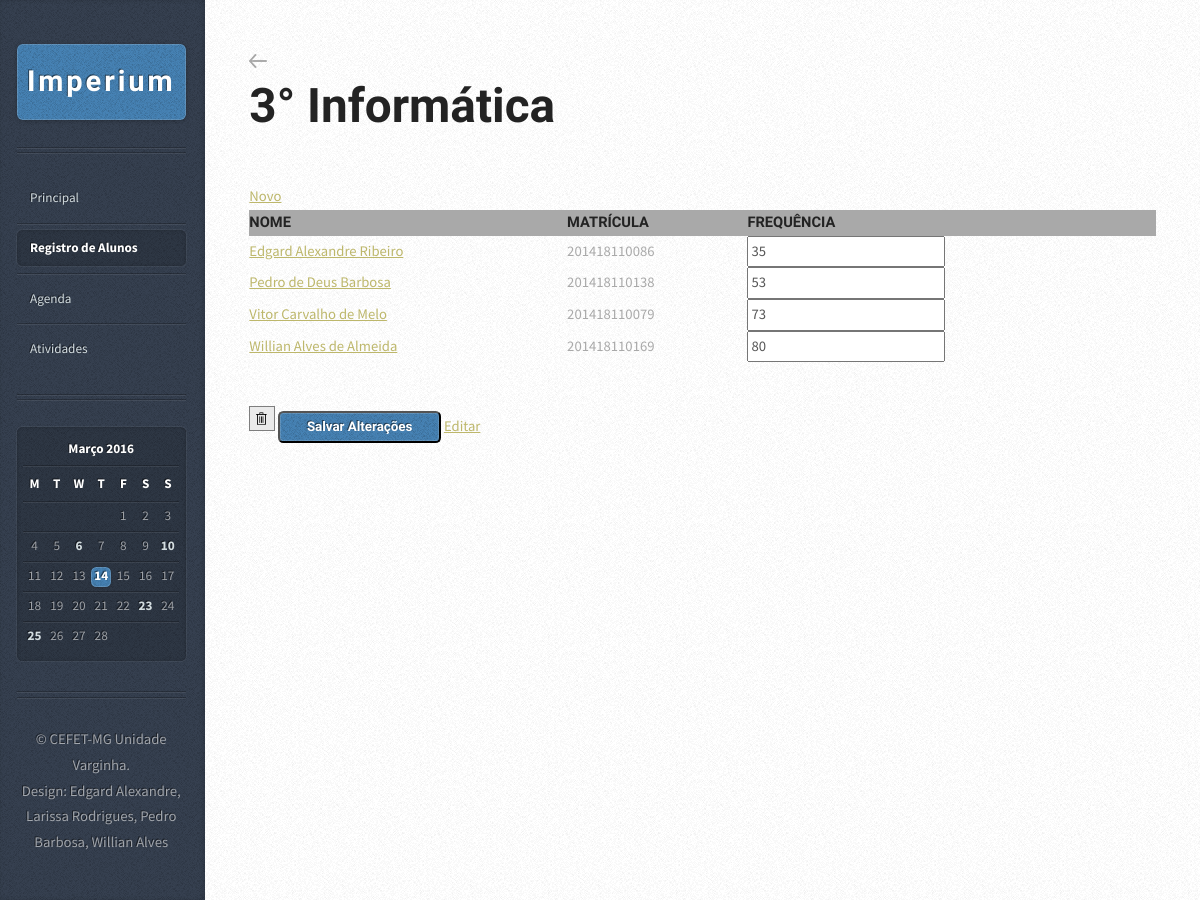
/LPTI-master/alunoLista.php?id=1, run on the app's committed database.
### tables this page shows
CREATE TABLE IF NOT EXISTS `Turma` (
  `idTurma` int(11) NOT NULL AUTO_INCREMENT,
  `nomeTurma` varchar(45) DEFAULT NULL,
  PRIMARY KEY (`idTurma`)
);

CREATE TABLE IF NOT EXISTS `Aluno` (
  `idAluno` int(11) NOT NULL AUTO_INCREMENT,
  `nomeAluno` varchar(45) NOT NULL,
  `matricula` varchar(45) NOT NULL,
  `frequencia` int(11) DEFAULT NULL,
  `idTurmaAluno` int(11) NOT NULL,
  PRIMARY KEY (`idAluno`),
  KEY `idTurmaAluno` (`idTurmaAluno`)
);

### LPTI-master/alunoLista.php (the view, shortened to what this page needs)
<?php
    $PDO = db_connect();
	$aux = $_GET["id"];
    $sql = "SELECT idAluno, nomeAluno, matricula, frequencia FROM Aluno WHERE idTurmaAluno = :idTurma ORDER BY nomeAluno ASC";
	$sql2 = "SELECT idTurma, nomeTurma FROM Turma WHERE idTurma = :idTurma ORDER BY nomeTurma ASC";
    $stmt = $PDO->prepare($sql);
	$stmt2 = $PDO->prepare($sql2);
    $stmt->execute(array(':idTurma' => $aux));
	$stmt2->execute(array(':idTurma' => $aux));
?>
<!DOCTYPE HTML>
<html>
<head>
		<link rel="stylesheet" href="assets/css/mainScreen.css" />
        <link rel="stylesheet" href="assets/css/style.css" />
	</head>
<body>
<div id="content">
    <div class="inner">
        <article class="box post post-excerpt">
            <header>
		<a href = "turmaRegistro.php"><img src = "images/setaVoltar.png"></a><br>
        <h2>
			<?php $Turma = $stmt2->fetch(PDO::FETCH_ASSOC)?>
			<p><?php echo $Turma['nomeTurma']?></p>
		</h2>
            </header>
			<table>
				<tr id="listaAluno">
					<td><h5>NOME</h5></td>
					<td><h5>MATRÍCULA</h5></td>
					<td><h5>FREQUÊNCIA</h5></td>
				</tr>
                <form method="post" action="editFrequencia.php?id=<?php echo $aux ?>">
				 <?php while($Aluno = $stmt->fetch(PDO::FETCH_ASSOC)): ?>
				<tr>
                    <td><a href = "alunoRegistro.php?id=<?php echo $Aluno['idAluno']?>"><?php echo $Aluno['nomeAluno'] ?></a></td>
					<td><?php echo $Aluno['matricula'] ?></a></td>
            <td><input type = "number" name = "freq[<?php echo $Aluno['idAluno']?>]" value = "<?php echo $Aluno['frequencia'] ?>"></td>
                </tr>
                <?php endwhile; ?>
				<a href="form-add-Aluno.php?id=<?php echo $Turma['idTurma'] ?>"> Novo</a><br>
        </table>
        </article>
			<a onClick = "$('#divExclusao').show();"><img src = "images/pbi_deleteicon.png"></a>
            <button type="submit">Salvar Alterações</button>
            <a href='form-editTurma.php?id=<?php echo $Turma['idTurma']?>'>Editar</a>
    </div>
</div>
			<div id="sidebar">
					<h1 id="logo"><a href="#">Imperium</a></h1>
					<nav id="nav">
						<ul>
							<li><a href="indexMain.html">Principal</a></li>
							<li class="current"><a href="turmaRegistro.php">Registro de Alunos</a></li>
							<li><a href="calendario.html">Agenda</a></li>
							<li><a href="atividadeLista.php">Atividades</a></li>
						</ul>
					</nav>
					<section class="box calendar">
						<div class="inner">
							<table>
								<caption>Março 2016</caption>
								<thead>
									<tr>
										<th scope="col" title="Monday">M</th>
										<th scope="col" title="Tuesday">T</th>
										<th scope="col" title="Wednesday">W</th>
										<th scope="col" title="Thursday">T</th>
										<th scope="col" title="Friday">F</th>
										<th scope="col" title="Saturday">S</th>
										<th scope="col" title="Sunday">S</th>
									</tr>
								</thead>
								<tbody>
									<tr>
										<td colspan="4" class="pad"><span>&nbsp;</span></td>
										<td><span>1</span></td>
										<td><span>2</span></td>
										<td><span>3</span></td>
									</tr>
									<tr>
										<td><span>4</span></td>
										<td><span>5</span></td>
										<td><a href="#">6</a></td>
										<td><span>7</span></td>
										<td><span>8</span></td>
										<td><span>9</span></td>
										<td><a href="#">10</a></td>
									</tr>
									<tr>
										<td><span>11</span></td>
										<td><span>12</span></td>
										<td><span>13</span></td>
										<td class="today"><a href="#">14</a></td>
										<td><span>15</span></td>
										<td><span>16</span></td>
										<td><span>17</span></td>
									</tr>
									<tr>
										<td><span>18</span></td>
										<td><span>19</span></td>
										<td><span>20</span></td>
										<td><span>21</span></td>
										<td><span>22</span></td>
										<td><a href="#">23</a></td>
										<td><span>24</span></td>
									</tr>
									<tr>
										<td><a href="#">25</a></td>
										<td><span>26</span></td>
										<td><span>27</span></td>
										<td><span>28</span></td>
										<td class="pad" colspan="3"><span>&nbsp;</span></td>
									</tr>
								</tbody>
							</table>
						</div>
					</section>
					<ul id="copyright">
						<li>&copy; CEFET-MG Unidade Varginha.</li><li>Design: Edgard Alexandre, Larissa Rodrigues, Pedro Barbosa, Willian Alves</a></li>
					</ul>
			</div>
	</body>
</html>

### LPTI-master/assets/css/style.css (style rules this page uses)
#listaAluno { background-color: darkgray; }

### data on the page
turma: nomeTurma "3° Informática"
aluno: nomeAluno "Edgard Alexandre Ribeiro", matricula "201418110086", frequencia "35"
aluno: nomeAluno "Pedro de Deus Barbosa", matricula "201418110138", frequencia "53"
aluno: nomeAluno "Vitor Carvalho de Melo", matricula "201418110079", frequencia "73"
aluno: nomeAluno "Willian Alves de Almeida", matricula "201418110169", frequencia "80"
